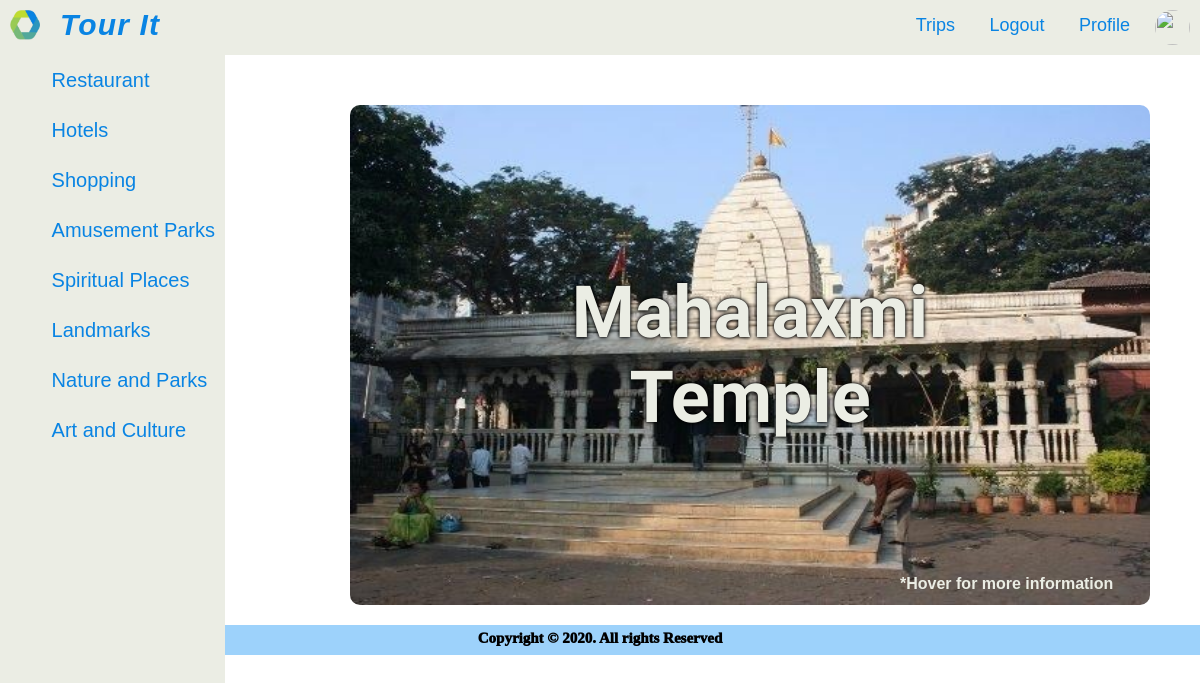
/tourit/detail/21/, run on the app's committed database.
### tourit/models.py (models this page shows, shortened)
class PlaceType(models.Model): #tag
    name = models.CharField(max_length=200, null=True)
    placetypepic = models.ImageField(null=True, blank=True)

class Place(models.Model): #product
    name = models.CharField(max_length=200, null=True)
    location = models.CharField(max_length=200, null=True)
    address = models.CharField(max_length=2000, null=True, blank=True)
    phone = models.CharField(max_length=2000, null=True, blank=True)
    website = models.CharField(max_length=2000, null=True, blank=True)
    description = models.CharField(max_length=2000, null=True, blank=True)
    placetypes = models.ForeignKey(PlaceType, null = True, on_delete =models.CASCADE)
    pic = models.ImageField(null=True, blank=True)

### tourit/views.py (the view)
# urls.py: path('detail/<int:pk>/', views.DetailPage.as_view(), name = 'detail'),
class DetailPage(DetailView):
    model=Place
    template_name='tourit/detail.html'

### tourit/context_processors.py (called while the page is built)
def sidenav(request):
    return{'sn':PlaceType.objects.all()}

### tourit/templates/tourit/detail.html (shortened to what this page needs)
{% load static %}
  <html lang="en">
   <head>
       <link rel="stylesheet" href="{% static '/css/detail.css' %}">
       <link rel="stylesheet" href="{% static '/css/copyright.css' %}">
   </head>
   <body>
     <nav>
     <div>
        {%  include 'tourit/navbar.html' %}
     </div>
        {%  include 'tourit/sidenav.html' %}
     </nav>
       <div class="box">
           <div class="box-img">
               <img src="{{ place.pic.url}}" alt="">
                   <h1>{{place.name}}</h1>
               <div class="instruct">
                   <h4>*Hover for more information</h4>
               </div>
           </div>
       </div>
        <div class="copyright">
            {%  include 'tourit/copyright.html' %}
        </div>
   </body>
   </html>

### tourit/templates/tourit/sidenav.html (shortened to what this page needs)
{% load static %}
<!DOCTYPE html>
<html lang="en">
<head>
  <link rel="stylesheet" href="{% static '/css/sidenav.css' %}">
</head>
<body>
<div class="sidenav appear">
    <ul class="container">
         {% for s in sn %}
         <li class="menu"><p><a href="{% url 'tourit:list' s.id %}">{{ s.name }}</a></p></li>
          {% endfor %}
    </ul>
</div>
</body>

### static/css/detail.css (style rules this page uses)
* { margin: 0; padding: 0; font-family: sans-serif; }
.box { width: 800px; margin-top: 50px; position: relative; perspective: 1000px; margin-left: 350px; }
.box .box-img img { width:100%; height: 500px; border-radius: 10px; }
.box .box-img { transform: rotateY(0); transition: all 0.5s ease-in-out 0s; }
.box h1 { text-align: center; position: absolute; top: 50%; left: 50%; transform: translate(-50%, -50%); font-family: 'lobster',cursive; font-size: 6vw; color:#ebede4; text-shadow: 0 0 3px black, 0 0 5px black; }
.box .instruct h4 { position: absolute; margin-top: -30px; color:#ebede4; margin-left: 550px; text-align: right; }

### static/css/copyright.css (style rules this page uses)
.copyright { margin-top: 20px; background-color: #9dd2fb; margin-bottom: 0px; height: 20px; padding: 5px; text-align: center; }

### static/css/navbar.css (style rules this page uses)
* { margin: 0; padding: 0; }
nav { width: 100%; height: 55px; background-color: #ebede4; line-height: 50px; color: #0984e3; }
nav ul { float: right; margin-right: 10px; color: #0984e3; }
nav ul li { list-style-type: none; display: inline-block; line-height: 50px; color: #0984e3; }

### static/css/sidenav.css (style rules this page uses)
.sidenav { position: absolute; top: 55px; left: 0; height: 94vh; width: 225px; background-color: #ebede4; transition: transform 250ms ease-in-out; }
.appear { transform: translateX(0%); }
.menu { display: block; font-size: 20px; transition: all 100ms ease-in-out; }
.menu a { color: #0984e3; text-decoration: none; }
.container { color: #0984e3; }

### data on the page
PlaceType: name "Restaurant"
PlaceType: name "Hotels"
PlaceType: name "Shopping"
PlaceType: name "Amusement Parks"
PlaceType: name "Spiritual Places"
PlaceType: name "Landmarks"
PlaceType: name "Nature and Parks"
PlaceType: name "Art and Culture"
Place: pic (picture), name "Mahalaxmi Temple"
